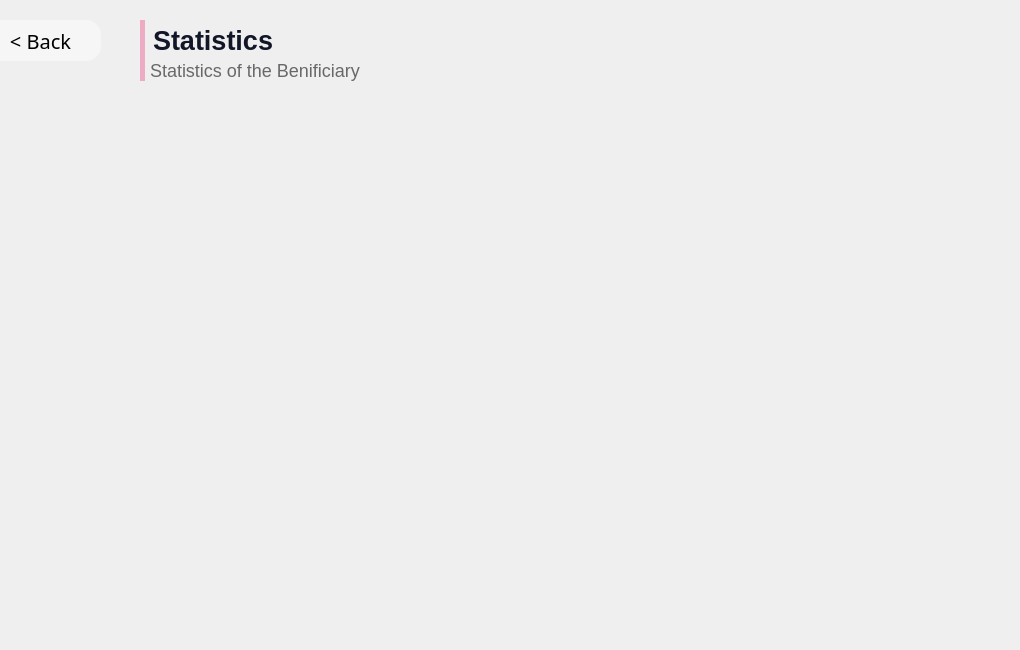
      <widget class="QWidget" name="page_26">
       <widget class="QPushButton" name="back1_btn_135">
        <property name="geometry">
         <rect>
          <x>-20</x>
          <y>20</y>
          <width>121</width>
          <height>41</height>
         </rect>
        </property>
        <property name="font">
         <font>
          <family>Poppins</family>
          <pointsize>15</pointsize>
          <weight>34</weight>
          <italic>false</italic>
          <bold>false</bold>
         </font>
        </property>
        <property name="cursor">
         <cursorShape>PointingHandCursor</cursorShape>
        </property>
        <property name="styleSheet">
         <string notr="true">QPushButton{
background-color:rgb(246, 246, 246);
border:0;
color:black;
	font: 75 15pt &quot;Poppins&quot;;
font-weight:275;
border-radius:15px;
}</string>
        </property>
        <property name="text">
         <string>&lt; Back</string>
        </property>
       </widget>
       <widget class="QWidget" name="gridLayoutWidget_5">
        <property name="geometry">
         <rect>
          <x>30</x>
          <y>120</y>
          <width>981</width>
          <height>521</height>
         </rect>
        </property>
        <layout class="QGridLayout" name="gridLayout"/>
       </widget>
       <widget class="QLabel" name="label_1185">
        <property name="geometry">
         <rect>
          <x>140</x>
          <y>20</y>
          <width>371</width>
          <height>41</height>
         </rect>
        </property>
        <property name="styleSheet">
         <string notr="true">font-family: 'Poppins';
font-style: normal;
background:rgba(0,0,0,0);
font-weight: 600;
font-size: 27px;
color: rgb(18,23,40);
border-left: 5px solid rgb(237,172,195);
padding-left: 1px;

</string>
        </property>
        <property name="text">
         <string>Statistics</string>
        </property>
       </widget>
       <widget class="QLabel" name="label_1186">
        <property name="geometry">
         <rect>
          <x>140</x>
          <y>60</y>
          <width>411</width>
          <height>21</height>
         </rect>
        </property>
        <property name="styleSheet">
         <string notr="true">font-family: 'Poppins';
font-style: normal;
background:rgba(0,0,0,0);
font-weight: 275;
font-size: 18px;
color: rgb(104,104,104);
border-left: 5px solid rgb(237,172,195);
padding-left: 1px;

</string>
        </property>
        <property name="text">
         <string>Statistics of the Benificiary</string>
        </property>
       </widget>
      </widget>
